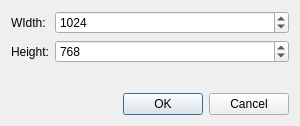
<?xml version="1.0" encoding="UTF-8"?>
<ui version="4.0">
 <class>PaintField_NewDocumentDialog</class>
 <widget class="QDialog" name="FSNewDocumentDialog">
  <property name="geometry">
   <rect>
    <x>0</x>
    <y>0</y>
    <width>300</width>
    <height>126</height>
   </rect>
  </property>
  <property name="sizePolicy">
   <sizepolicy hsizetype="Preferred" vsizetype="Fixed">
    <horstretch>0</horstretch>
    <verstretch>0</verstretch>
   </sizepolicy>
  </property>
  <property name="windowTitle">
   <string>New Document</string>
  </property>
  <property name="sizeGripEnabled">
   <bool>false</bool>
  </property>
  <property name="modal">
   <bool>true</bool>
  </property>
  <layout class="QVBoxLayout" name="verticalLayout">
   <property name="sizeConstraint">
    <enum>QLayout::SetDefaultConstraint</enum>
   </property>
   <item>
    <layout class="QFormLayout" name="formLayout">
     <item row="0" column="0">
      <widget class="QLabel" name="label">
       <property name="text">
        <string>WIdth:</string>
       </property>
      </widget>
     </item>
     <item row="1" column="0">
      <widget class="QLabel" name="label_2">
       <property name="text">
        <string>Height:</string>
       </property>
      </widget>
     </item>
     <item row="0" column="1">
      <widget class="QSpinBox" name="spinBoxWidth">
       <property name="minimum">
        <number>1</number>
       </property>
       <property name="maximum">
        <number>9999</number>
       </property>
       <property name="value">
        <number>1024</number>
       </property>
      </widget>
     </item>
     <item row="1" column="1">
      <widget class="QSpinBox" name="spinBoxHeight">
       <property name="minimum">
        <number>1</number>
       </property>
       <property name="maximum">
        <number>9999</number>
       </property>
       <property name="value">
        <number>768</number>
       </property>
      </widget>
     </item>
    </layout>
   </item>
   <item>
    <widget class="QDialogButtonBox" name="buttonBox">
     <property name="orientation">
      <enum>Qt::Horizontal</enum>
     </property>
     <property name="standardButtons">
      <set>QDialogButtonBox::Cancel|QDialogButtonBox::Ok</set>
     </property>
    </widget>
   </item>
  </layout>
 </widget>
 <resources/>
 <connections>
  <connection>
   <sender>buttonBox</sender>
   <signal>accepted()</signal>
   <receiver>FSNewDocumentDialog</receiver>
   <slot>accept()</slot>
   <hints>
    <hint type="sourcelabel">
     <x>248</x>
     <y>254</y>
    </hint>
    <hint type="destinationlabel">
     <x>157</x>
     <y>274</y>
    </hint>
   </hints>
  </connection>
  <connection>
   <sender>buttonBox</sender>
   <signal>rejected()</signal>
   <receiver>FSNewDocumentDialog</receiver>
   <slot>reject()</slot>
   <hints>
    <hint type="sourcelabel">
     <x>316</x>
     <y>260</y>
    </hint>
    <hint type="destinationlabel">
     <x>286</x>
     <y>274</y>
    </hint>
   </hints>
  </connection>
 </connections>
</ui>
